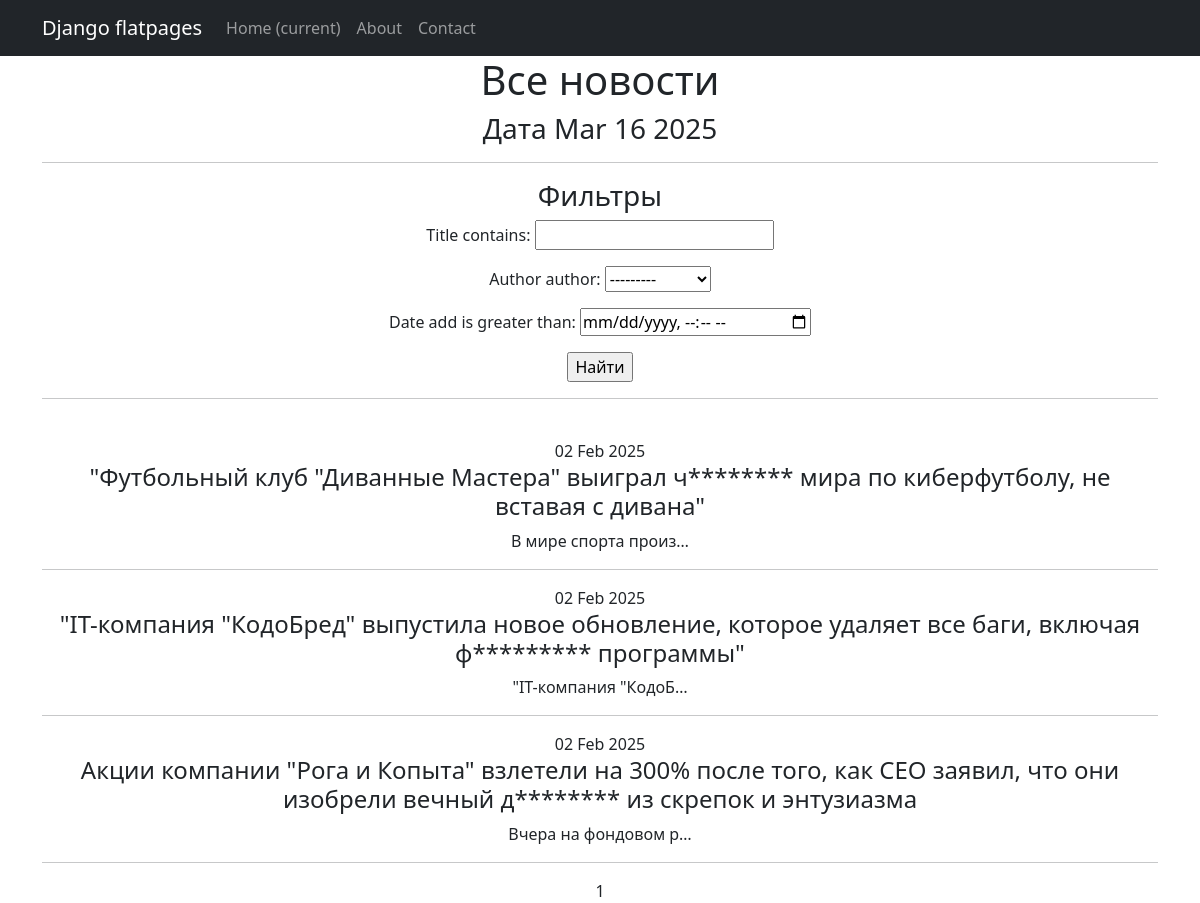
The page /news/search/ on the database as committed earlier.
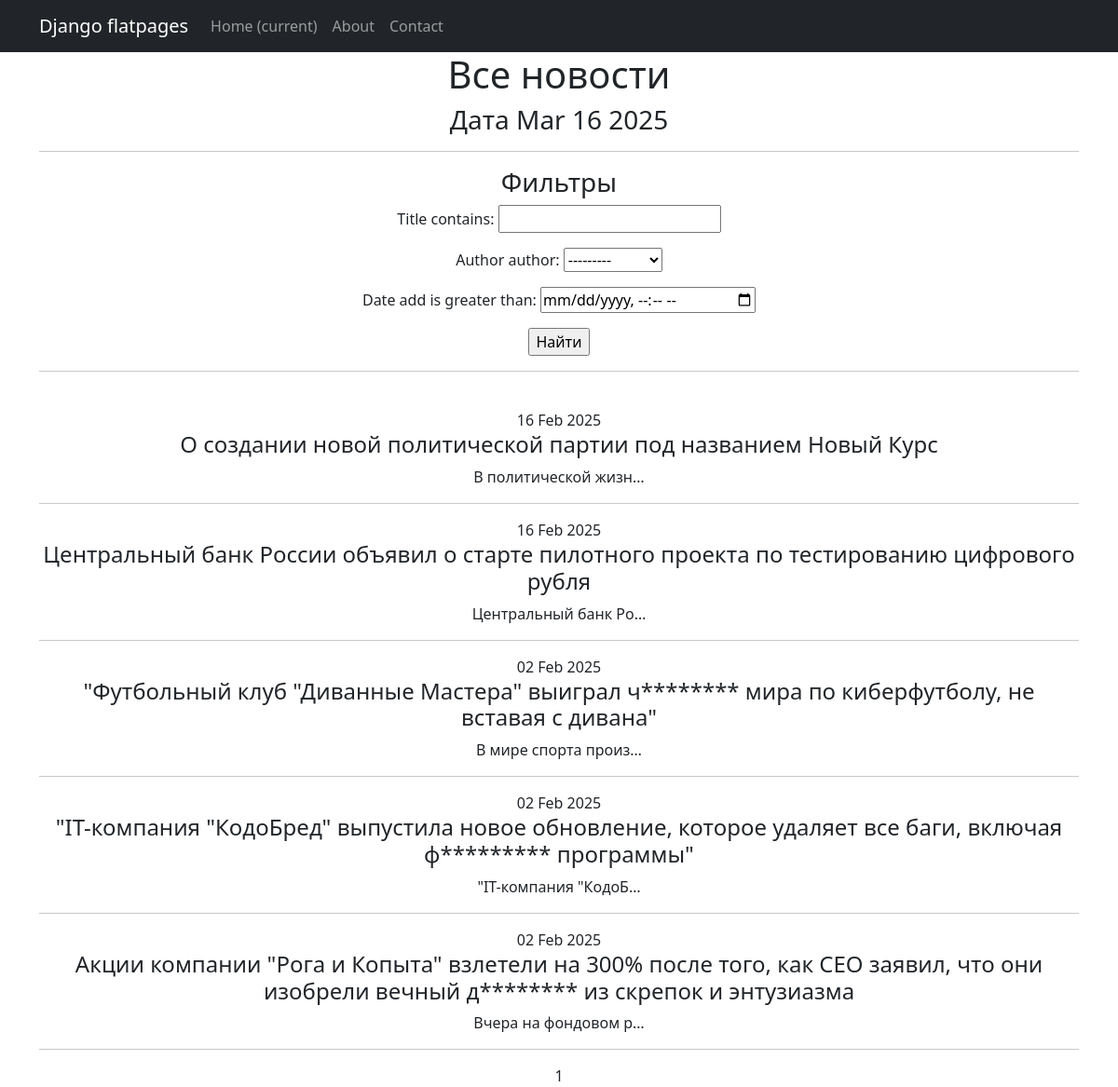
The same page on the database as committed later.
### news/models.py (models this page shows, shortened)
class Post (models.Model):
    NEWS = 'NW'
    ARTICLE = 'AR'
    CATEGORY_TYPE = (
        (NEWS , "Новость"),
        (ARTICLE, "Статья")
    )
    author = models.ForeignKey(Author, on_delete=models.CASCADE)
    date_add = models.DateTimeField (auto_now_add=True)
    title = models.CharField(max_length=255)
    post = models.TextField()
    rating = models.IntegerField(default=0)
    postCategory = models.ManyToManyField(Category, through="PostCategory")
    categoryType = models.CharField(max_length=2, choices=CATEGORY_TYPE, default=NEWS)

### news/views.py (the view)
# urls.py: path('search/', Search.as_view(), name='search'),
class Search (ListView):
    model = Post
    ordering = '-date_add'
    template_name = 'search.html'
    context_object_name = 'news'
    paginate_by = 10
    def get_queryset(self):
        queryset = super().get_queryset()
        self.filterset = PostFilter(self.request.GET, queryset)
        return self.filterset.qs
    def get_context_data(self, **kwargs):
        context = super().get_context_data(**kwargs)
        context['filterset'] = self.filterset
        return context

### news/templatetags/custom_filters.py (called while the page is built)
@register.filter()
def censor(value):
   words = value.split()  # Используем другое имя для списка слов
   censor_list = []
   for word in words:
      if word.lower() in bad_words:
         censor_word = word[0] + '*' * (len(word) - 1)
         censor_list.append(censor_word)
      else:
         censor_list.append(word)
   return ' '.join(censor_list)

### news/templatetags/custom_tags.py (called while the page is built)
@register.simple_tag()
def current_time(format_string='%b %d %Y'):
   return datetime.now().strftime(format_string)

### templates/search.html (shortened to what this page needs)
{% extends 'default.html' %}
{% load custom_tags %}
{% load custom_filters %}
{% block content %}
<h1>Все новости</h1>
<h3>Дата {% current_time '%b %d %Y' %} </h3>
<hr>
<h3>Фильтры</h3>
<form action="" method="get">
    {{ filterset.form.as_p }}
    <input type="submit" value="Найти" />
</form>
<hr>
<br>
{% for new in news %}
    {{new.date_add|date:'d M Y'}}<h4> {{ new.title|censor }} </h4>
    {{new.post|truncatechars:20|censor}}
    <hr></hr>
{% endfor %}
{{ page_obj.number }}
{% endblock content %}

### templates/default.html (shortened to what this page needs)
<!DOCTYPE html>
<html lang="en">
    <head>
         {% load static %}
        <link href="{% static 'css/styles.css' %}" rel="stylesheet" />
    </head>
    <body>
        <nav class="navbar navbar-expand-lg navbar-dark bg-dark static-top">
            <div class="container">
                <a class="navbar-brand" href="#">Django flatpages</a>
                <div class="collapse navbar-collapse" id="navbarResponsive">
                    <ul class="navbar-nav ml-auto">
                        <li class="nav-item active">
                            <a class="nav-link" href="#">Home
                                <span class="sr-only">(current)</span>
                            </a>
                        </li>
                        <li class="nav-item">
                            <a class="nav-link" href="/about/">About</a>
                        </li>
                        <li class="nav-item">
                            <a class="nav-link" href="/contacts/">Contact</a>
                        </li>
                    </ul>
                </div>
            </div>
         </nav>
        <div class="container">
            <div class="row">
                <div class="col-lg-12 text-center">
                    {% block content %}
                    {% endblock content %}
                </div>
            </div>
        </div>
    </body>
</html>

Rows that differ between the two databases and show on the page:
added Post: date_add "16 Feb 2025", title|censor "О создании новой политической партии под названием Новый Курс", post|censor "В политической жизн…"
added Post: date_add "16 Feb 2025", title|censor "Центральный банк России объявил о старте пилотного проекта по тестированию цифрового рубля", post|censor "Центральный банк Ро…"
